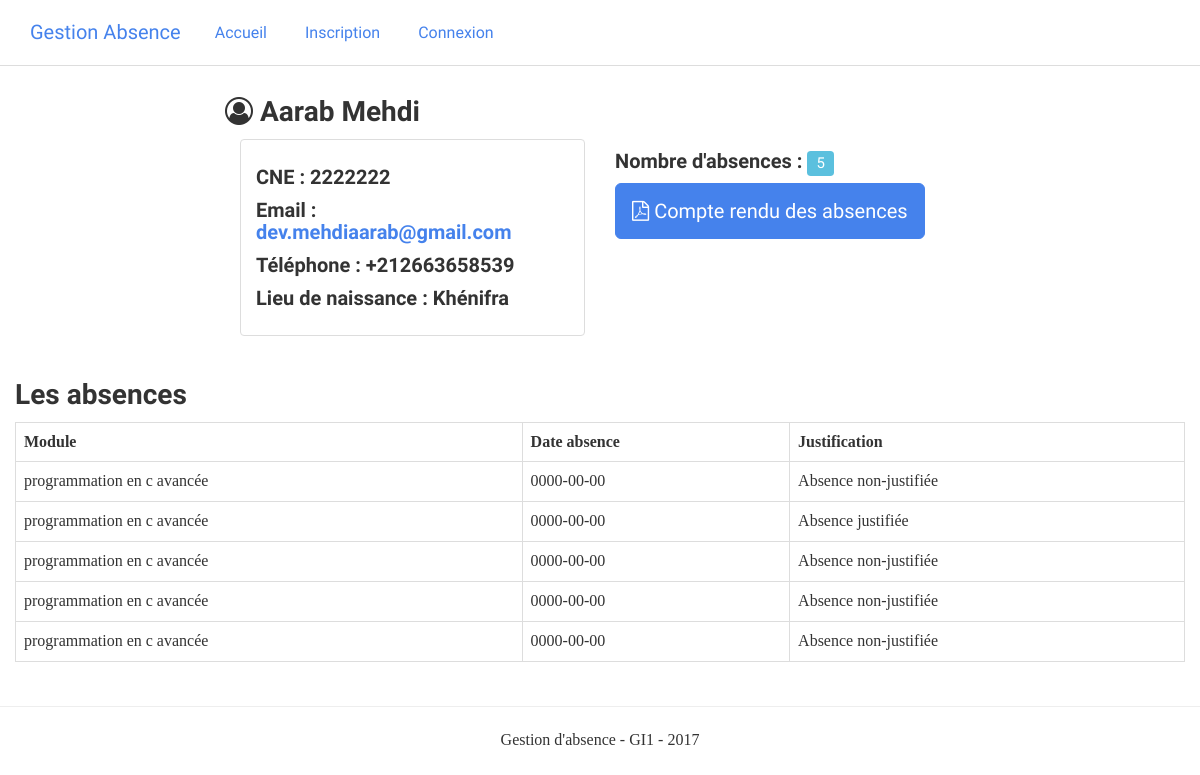
The app's page /etudiant.php?id=2 with its own data.
### tables this page shows
CREATE TABLE IF NOT EXISTS `etudiant` (
  `id` int(11) NOT NULL AUTO_INCREMENT,
  `id_user` int(11) NOT NULL,
  `cin` varchar(255) NOT NULL,
  `nom` varchar(255) NOT NULL,
  `cne` varchar(255) NOT NULL,
  `prenom` varchar(255) NOT NULL,
  `date_naissance` date NOT NULL,
  `adresse` text NOT NULL,
  `lieu_naissance` varchar(255) NOT NULL,
  `telephone` varchar(255) NOT NULL,
  `email` varchar(255) NOT NULL,
  PRIMARY KEY (`id`),
  KEY `id_user` (`id_user`)
);

CREATE TABLE IF NOT EXISTS `absence` (
  `id` int(11) NOT NULL AUTO_INCREMENT,
  `id_etudiant` int(11) NOT NULL,
  `crn_horaire` varchar(255) NOT NULL,
  `type_absence` varchar(255) NOT NULL,
  `is_old` tinyint(1) NOT NULL DEFAULT '0',
  `module` varchar(255) DEFAULT NULL,
  `professeur` int(11) DEFAULT NULL,
  `date_absence` date DEFAULT NULL,
  PRIMARY KEY (`id`),
  KEY `id_etudiant` (`id_etudiant`)
);

### files/functions.php (called while the page is built, shortened)
<?php
function database()
{
    $host = "127.0.0.1";
    $username = "root";
    $password = "";
    $database = "gab";
    $db = new PDO("mysql:host=" . $host . ";dbname=" . $database, $username, $password,
        array(
            PDO::MYSQL_ATTR_INIT_COMMAND => 'SET NAMES UTF8',
            PDO::ATTR_ERRMODE => PDO::ERRMODE_SILENT
        )
    );
    return $db;
}
function calculerAbsences($id)
{
    $nombreAbsences = 0;
    $db = database();
    $sttm = $db->prepare("SELECT count(id_etudiant) FROM absence where id_etudiant=:id and is_old=0 ");
    $sttm->bindParam(':id', $id);
    if ($sttm->execute()) {
        $nombreAbsences = $sttm->fetch(PDO::FETCH_ASSOC);
        return $nombreAbsences;
    }
    return $nombreAbsences;
}
function listAbsenceParEtudiant($id)
{
    $absences_ = $absences = [];
    $db = database();
    $sttm = $db->prepare("SELECT * FROM absence where id_etudiant=:id and is_old=0");
    $sttm->bindParam(":id", $id);
    if ($sttm->execute()) {
        $absences_ = $sttm->fetchAll();
        foreach ($absences_ as $a) {
            $sttm2 = $db->prepare("SELECT * FROM etudiant where id=:id");
            $sttm2->bindParam(":id", $a["id_etudiant"]);
            if ($sttm2->execute()) {
                $etudiant = $sttm2->fetch(PDO::FETCH_ASSOC);
                $a["nom"] = $etudiant["nom"];
                $a["prenom"] = $etudiant["prenom"];
                $a["cne"] = $etudiant["cne"];
                $a["email"] = $etudiant["email"];
                $absences [] = $a;
            }
        }
        return $absences;
    }
    return $absences;
}

### etudiant.php (the view, shortened to what this page needs)
<?php
require "header.php";
$etudiant = getEtudiant($_GET["id"]);
$nombreAbsences = calculerAbsences($_GET["id"]);
$absences = listAbsenceParEtudiant($_GET["id"]);
?>
<div class="container">
    <div class="row">
        <div class="col-md-8 col-md-offset-2">
            <h3><i class="fa fa-user-circle-o"></i> <?=$etudiant["nom"] ?> <?=$etudiant["prenom"] ?></h3>
            <div class="col-md-6">
                <div class="panel panel-default">
                    <div class="panel-body">
                        <h4>CNE : <?= $etudiant["cne"]; ?></h4>
                        <h4>Email : <a target="_blank" href="mailto:<?=$etudiant["email"]; ?>"><?= $etudiant["email"]; ?></a></h4>
                        <h4>Téléphone : <?= $etudiant["telephone"]; ?></h4>
                        <h4>Lieu de naissance : <?= $etudiant["lieu_naissance"]; ?></h4>
                    </div>
                </div>
            </div>
            <div class="col-md-6">
                <h4>Nombre d'absences : <span class="label label-info"><?=$nombreAbsences["count(id_etudiant)"] ?></span></h4>
                <div class="form-group">
                    <a href="absence_etudiant_pdf.php?id=<?=$etudiant["id"]; ?>" class="btn btn-primary btn-lg"><i class="fa fa-file-pdf-o"></i> Compte rendu des absences</a>
                </div>
            </div>
        </div>
    </div>
    <div class="row">
        <h3>Les absences</h3>
        <table class="table table-bordered" >
            <tr>
                <th>Module</th>
                <th>Date absence</th>
                <th>Justification</th>
            </tr>
            <?php foreach($absences as $a): ?>
            <tr>
                <td><?=$a["module"] ?></td>
                <td><?=$a["date_absence"] ?></td>
                <td><?=$a["type_absence"] ?></td>
            </tr>
            <?php endforeach; ?>
        </table>
    </div>
</div>
<?php require "footer.php"; ?>

### css/styles.css (style rules this page uses)
body { padding-top: 75px; }

### records on screen
etudiant: nom "Aarab", prenom "Mehdi", cne "2222222", email "dev.mehdiaarab@gmail.com", telephone "+212663658539", lieu_naissance "Khénifra"
absence: module "programmation en c avancée", date_absence "0000-00-00", type_absence "Absence non-justifiée"
absence: module "programmation en c avancée", date_absence "0000-00-00", type_absence "Absence justifiée"
absence: module "programmation en c avancée", date_absence "0000-00-00", type_absence "Absence non-justifiée"
absence: module "programmation en c avancée", date_absence "0000-00-00", type_absence "Absence non-justifiée"
absence: module "programmation en c avancée", date_absence "0000-00-00", type_absence "Absence non-justifiée"

### other values on screen
$nombreAbsences["count(id_etudiant)"] "5"
